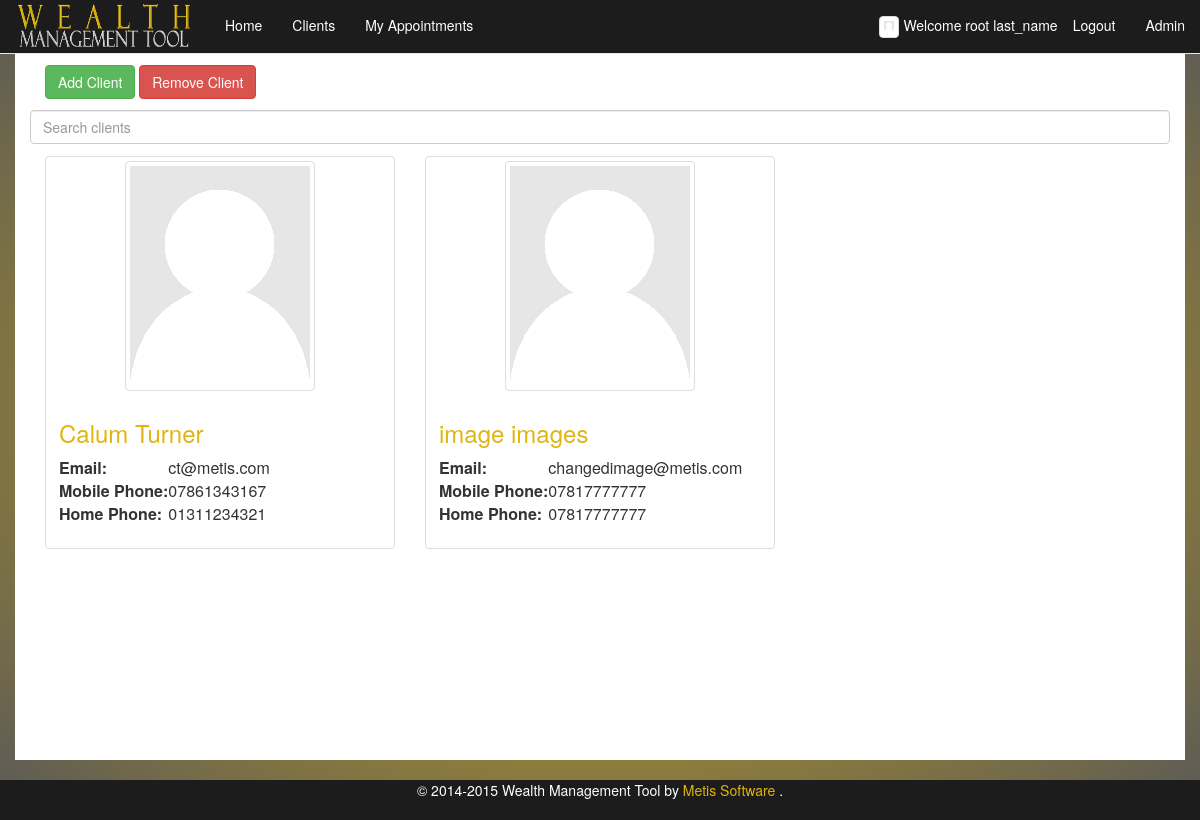
Screenshot of /clients/ (signed in) with the database file from the repository.
### wms/models.py (models this page shows, shortened)
class FA(AbstractBaseUser, PermissionsMixin):
    email = models.EmailField(max_length=64, unique=True)
    first_name = models.CharField(max_length=64, default="**DEFAULT**")
    middle_name = models.CharField(max_length=64, blank=True)
    surname = models.CharField(max_length=64, default="**DEFAULT**")
    image = models.ImageField(upload_to='fa_images', default='/media/person-placeholder.png')
    dob = models.DateField(default="1990-01-01")
    ni_regex = RegexValidator(regex=r'^(?!BG)(?!GB)(?!NK)(?!KN)(?!TN)(?!NT)(?!ZZ)(?:[A-CEGHJ-PR-TW-Z][A-CEGHJ-NPR-TW-Z])(?:\s*\d\s*){6}([A-D]|\s)$', message="Must be in the format: 'AA999999A', restrictions to characters apply'")
    ni_number = models.CharField(
        max_length=9, validators=[ni_regex], primary_key=True)
    is_staff=models.BooleanField(default=False)
    is_admin=models.BooleanField(default=False)
    is_active=models.BooleanField(default=False)
    USERNAME_FIELD = 'email'
    REQUIRED_FIELDS = ['first_name', 'surname', 'dob', 'ni_number']
    objects = FAUserManager()

class Client(models.Model):
    first_name = models.CharField(max_length=64)
    middle_name = models.CharField(max_length=64, blank=True)
    surname = models.CharField(max_length=64)
    image = models.ImageField(upload_to='client_images', default='/media/person-placeholder.png')
    dob = models.DateField(default="1990-01-01")
    ni_regex = RegexValidator(regex=r'^(?!BG)(?!GB)(?!NK)(?!KN)(?!TN)(?!NT)(?!ZZ)(?:[A-CEGHJ-PR-TW-Z][A-CEGHJ-NPR-TW-Z])(?:\s*\d\s*){6}([A-D]|\s)$', message="Must be in the format: 'AA999999A', restrictions to characters apply'")
    ni_number = models.CharField(max_length=9, validators=[ni_regex], primary_key=True)
    email = models.EmailField(max_length=64)
    phone_regex = RegexValidator(
        regex=r'^\+?1?\d{9,15}$',
        message="Not a valid phone number. Up to 9 digits allowed.")
    home_phone = models.CharField(
        max_length=11, validators=[phone_regex], blank=True
    )
    mob_phone = models.CharField(
        max_length=11, validators=[phone_regex], blank=True
    )
    cash = models.DecimalField(max_digits=20, decimal_places=2)
    fa = models.ForeignKey(FA)
    twitter_username = models.CharField(validators=[RegexValidator(
                                                    regex="^(\w){1,15}$",
                                                    message="Not a valid username,please remove @ and max of 15 cahracters"
                                                    )],
                                        blank=True, max_length= 15)
    twitter_widget_id = models.CharField(max_length=18, blank=True,
                                         validators=[RegexValidator(
                                             regex='[\d]{18}',
                                             message="Not a valid Twitter widget id. must be 18 digits"
                                         )])
    def __str__(self):
        return self.surname + " - " + self.ni_number

### wms/views.py (the view)
# urls.py: url(r'^clients/', 'print_clients', name='print_clients'),
@login_required
def print_clients(request):
    current_user = request.user
    client_list = Client.objects.filter(fa__ni_number=current_user.ni_number)
    print(client_list)
    return render_to_response('wms/clients.html', {'client_list': client_list}, context_instance=RequestContext(request))

### wms/templates/wms/clients.html (shortened to what this page needs)
{% extends "wms/base_boot.html" %}
{% load staticfiles %}
{% block content %}
    <div class="col-md-12 col-sm-12 ">
        <div class="col-md-12" style="margin-bottom:1%;">
            <a class="btn btn-success" href="/new_client.html" role="button">Add Client</a>
	    <button id="rmvclient" type="button" class="btn btn-danger">Remove Client</button>
        </div>
    </div>
    <div class=" col-md-12 col-sm-12">
    {% if client_list %}
    <div id="users">
        <input class="search form-control " placeholder="Search clients" style = "margin-bottom:1%;">
        <ul class="list-unstyled list">
        {% for client in client_list %}
        <li>
            <div class="col-sm-6 col-md-4">
                <div class="thumbnail">
			<a href="/client_details/?client={{client.ni_number}}"><img src="{{ client.image.url }}" class="img-responsive img-thumbnail" style="max-width: 200px"></a>
                    <div class="caption">
                        <h3 class="name"><a href="/client_details/?client={{client.ni_number}}">{{client.first_name}} {{client.surname}}</a></h3>
                        <p>
                            <table>
                            <tr>
                                <td><strong>Email: </strong></td>
                                <td class="email">{{client.email}}</td>
                            </tr>
                            <tr>
                                <td><strong>Mobile Phone: </strong></td>
                                <td class="home_phone">{{client.mob_phone}}</td>
                            </tr>
                            <tr>
                                <td><strong>Home Phone: </strong></td>
                                <td class="mob_phone">{{client.home_phone}}</td>
                            </tr>
                            </table>
                        </p>
                    </div>
                    </div>
                </div>
            </li>
        {%endfor%}
        </ul>
    </div>
    {% else %}
    <p>No client data</p>
    {% endif %}
    </div>
    </div>
    {%  endblock %}

### wms/templates/wms/base_boot.html (shortened to what this page needs)
{% load staticfiles %}
<html>
<head>
<link rel="stylesheet" type="text/css" href="{% static 'wms/css/style-bootstrap.css' %}" />
<link href="{% static "wms/css/bootstrap.css" %}" rel="stylesheet">
<link href="{% static "wms/css/magnific-popup.css" %}" rel="stylesheet" type="text/css">
<link rel="stylesheet" type="text/css" href="{% static "wms/css/jquery.fancybox.css" %}" media="screen" />
<link href="{% static "wms/css/bootstrap-sticky-footer.css" %}" rel="stylesheet">
</head>
<body>
<nav class="navbar navbar-default navbar-fixed-top" id="home">
	<div class="container-fluid">
		<div class="navbar-header">
			<a href="/" class="navbar-brand">
				<img src="{% static "wms/images/logo.png" %}" alt="Wealth Management Tool" height="54" width="180" style="margin-top: -15px;" /></a>
		</div>
		<div id="navbar" class="navbar-collapse collapse">
			<ul class="nav navbar-nav">
				<li><a id="home" href="/">Home</a></li>
				<li><a id="clients" href="/clients/">Clients</a></li>
				<li><a id="appointments" href="/appointments/">My Appointments</a></li>
			</ul>
			<ul class="nav navbar-nav navbar-right">
				{% if user.is_authenticated %}
				<li class="text-center" style="padding-top: 15px;padding-bottom: 15px;"><img src="{{ user.image.url }}" class="img-responsive img-thumbnail" style="max-width: 20px; margin-right:5px;"/>Welcome  {{ user.first_name }} {{ user.surname }}</li>
				<li ><a href="/logout">Logout</a>
				{% if user.is_staff %}
				<li><a href="/admin">Admin</a>
				{% endif %}
				</li>
				{% endif %}
			</ul>
		</div>
	</div>
</nav>
<div class="container" style="overflow-x: hidden">
	{% block content %}
	{% endblock %}
<footer class="footer">
		<p class="text-center" style="color:#FFFFFF;">© 2014-2015 Wealth Management Tool by  <a style="color:#dfb511;"href="http://www.metissoftware.co.uk" target="_blank"> Metis Software </a>.</p>
</footer>
</body>
</html>

### rows the page displays
FA: image (placeholder picture), first_name "root", surname "last_name"
Client: image (placeholder picture), first_name "Calum", surname "Turner", email "ct@metis.com", mob_phone "07861343167", home_phone "01311234321"
Client: image (placeholder picture), first_name "image", surname "images", email "changedimage@metis.com", mob_phone "07817777777", home_phone "07817777777"
